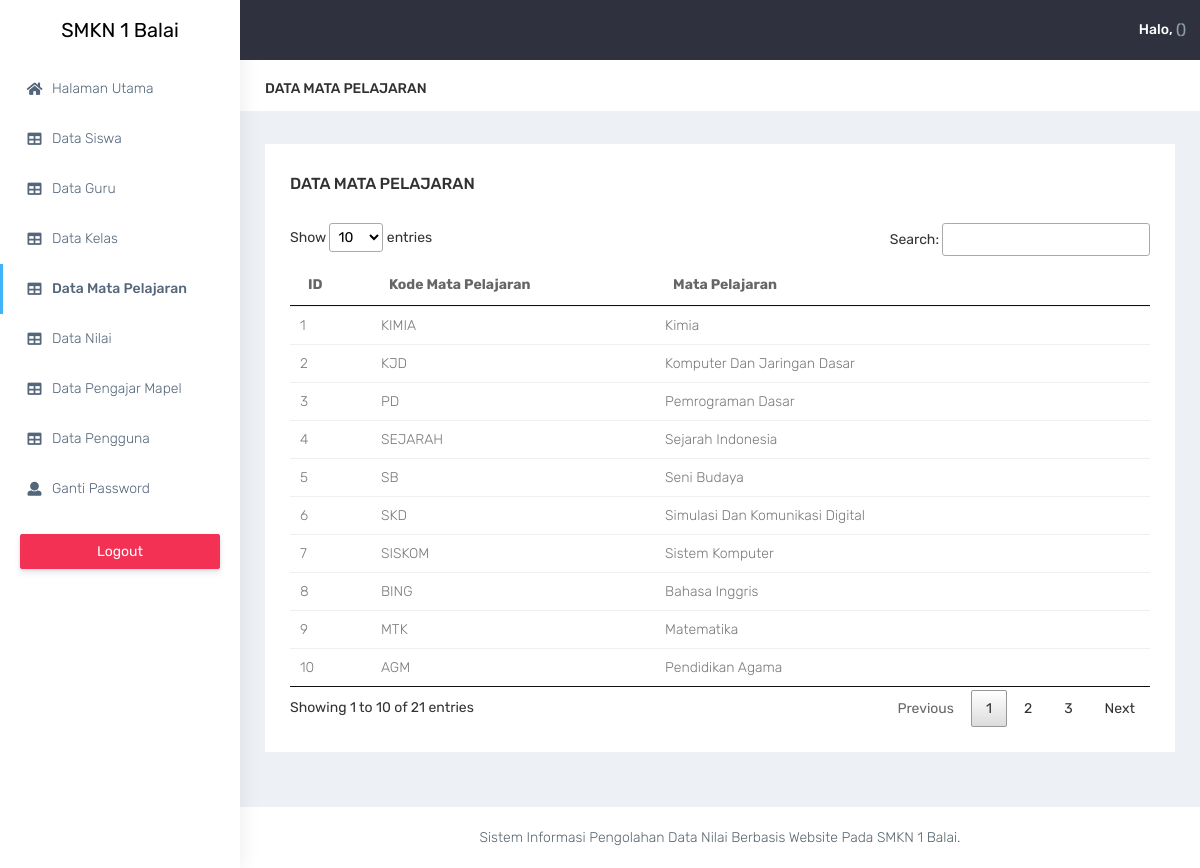
The app's page /admin/index?m=mapel with its own data.
### tables this page shows
CREATE TABLE `tbl_mapel` (
  `id_mapel` int(4) NOT NULL,
  `kode_mapel` varchar(10) NOT NULL,
  `mata_pelajaran` varchar(100) NOT NULL
);

### includes/config.php (called while the page is built)
<?php
$config["server"]='localhost';
$config["username"]='root';
$config["password"]='';
$config["database_name"]='sk_sisfosmkn01';
?>

### includes/functions.php (called while the page is built, shortened)
<?php
include 'config.php';
include 'db.php';
$db = new DB($config['server'], $config['username'], $config['password'], $config['database_name']);

### includes/db.php (called while the page is built, shortened)
<?php
class DB{
    var $conn = null;
    public function __construct($host, $username, $passwd, $dbname){
        $this->conn = mysqli_connect($host, $username, $passwd, $dbname);
    }
    public function query($sql){
        $query = mysqli_query($this->conn, $sql) or die('<pre>Error mysqli_query: ' . mysqli_error($this->conn) . '<br />' . $sql . '</pre>');
        return $query;
    }
    public function get_results($sql){
        $query = $this->query($sql);
        $arr = array();
        while($row = mysqli_fetch_object($query)){
            $arr[] = $row;
        }
        return $arr;
    }
}

### admin/mapel.php (the view, shortened to what this page needs)
 <div class="page-breadcrumb bg-white my-2">
    <div class="row align-items-center">
        <div class="col-lg-3 col-md-4 col-sm-4 col-xs-12">
            <h4 class="page-title text-uppercase font-medium font-14">Data Mata Pelajaran</h4>
        </div>
    </div>
</div>
<?php
  $mata_pelajaran = $db->get_results("SELECT * FROM tbl_mapel");
?>
<div class="container-fluid">
    <div class="row">
        <div class="col-sm-12">
            <div class="white-box">
                <div class=" d-flex justify-content-between  mb-3">
                    <h3 class="box-title">Data Mata Pelajaran</h3>
                </div>
                <div class="table-responsive">
                    <table class="table" id="myDataTable">
                        <thead>
                            <tr>
                                <th class="border-top-0">ID</th>
                                <th class="border-top-0">Kode Mata Pelajaran</th>
                                <th class="border-top-0">Mata Pelajaran</th>
                            </tr>
                        </thead>
                        <tbody>
                            <?php if (count($mata_pelajaran) < 1) : ?>
                                <tr><td colspan="4" class="text-center">Tidak ada data</td></tr>
                            <?php else: ?>
                                <?php foreach ($mata_pelajaran as $mapel): ?>
                                    <tr>
                                        <td><?= $mapel->id_mapel ?></td>
                                        <td><?= $mapel->kode_mapel ?></td>
                                        <td><?= $mapel->mata_pelajaran ?></td>
                                    </tr>
                                <?php endforeach ?>
                            <?php endif; ?>
                        </tbody>
                    </table>
                </div>
            </div>
        </div>
    </div>
</div>

### css/dataTables.css (style rules this page uses)
table.dataTable { width: 100%; margin: 0 auto; clear: both; border-collapse: separate; border-spacing: 0; }
table.dataTable thead th, table.dataTable tfoot th { font-weight: bold; }
table.dataTable thead th, table.dataTable thead td { padding: 10px 18px; border-bottom: 1px solid #111; }
table.dataTable thead .sorting, table.dataTable thead .sorting_asc, table.dataTable thead .sorting_desc, table.dataTable thead .sorting_asc_disabled, table.dataTable thead .sorting_desc_disabled { cursor: pointer; *cursor: hand; background-repeat: no-repeat; background-position: center right; }
table.dataTable thead .sorting { background-image: url("../images/sort_both.png"); }
table.dataTable thead .sorting_asc { background-image: url("../images/sort_asc.png"); }
table.dataTable tbody tr { background-color: #ffffff; }
table.dataTable tbody th, table.dataTable tbody td { padding: 8px 10px; }
table.dataTable.no-footer { border-bottom: 1px solid #111; }
table.dataTable, table.dataTable th, table.dataTable td { box-sizing: content-box; }

### records on screen
tbl_mapel: id_mapel "1", kode_mapel "KIMIA", mata_pelajaran "Kimia"
tbl_mapel: id_mapel "2", kode_mapel "KJD", mata_pelajaran "Komputer Dan Jaringan Dasar"
tbl_mapel: id_mapel "3", kode_mapel "PD", mata_pelajaran "Pemrograman Dasar"
tbl_mapel: id_mapel "4", kode_mapel "SEJARAH", mata_pelajaran "Sejarah Indonesia"
tbl_mapel: id_mapel "5", kode_mapel "SB", mata_pelajaran "Seni Budaya"
tbl_mapel: id_mapel "6", kode_mapel "SKD", mata_pelajaran "Simulasi Dan Komunikasi Digital"
tbl_mapel: id_mapel "7", kode_mapel "SISKOM", mata_pelajaran "Sistem Komputer"
tbl_mapel: id_mapel "8", kode_mapel "BING", mata_pelajaran "Bahasa Inggris"
tbl_mapel: id_mapel "9", kode_mapel "MTK", mata_pelajaran "Matematika"
tbl_mapel: id_mapel "10", kode_mapel "AGM", mata_pelajaran "Pendidikan Agama"
